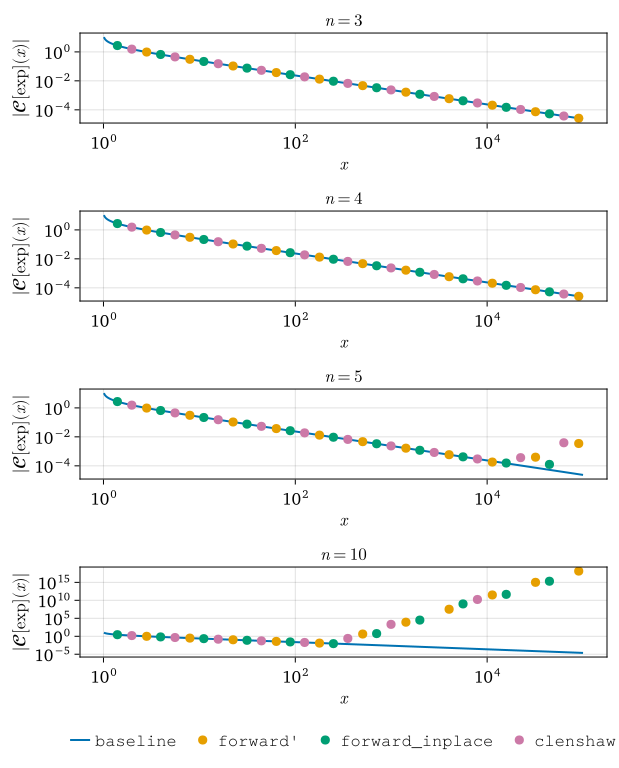

This figure's Julia source:
using FastRecurrenceArrays, RecurrenceRelationshipArrays, SingularIntegrals,
    ClassicalOrthogonalPolynomials, LinearAlgebra, CairoMakie, FastGaussQuadrature;

x = ComplexF64.(logrange(1, 1E5, 1000));

P = Legendre();
f_N = expand(P, exp);

function cauchytransforms(n)
    forward = Vector{Float64}(undef, length(x))
    inplace = Vector{Float64}(undef, length(x))
    clenshaw = Vector{Float64}(undef, length(x))
    
    ff = transform(P[:, 1:n], exp);

    forward .= abs.(FixedCauchy(n, x, ff))
    inplace .= abs.(InplaceCauchy(n, x, ff))
    clenshaw .= abs.(ClenshawCauchy(n, x, ff))

    return forward, inplace, clenshaw
end;

baseline_c = [Float64.(abs.((inv.(x₀ .- axes(P, 1)')) * f_N)) for x₀ in x];

pt = 4 / 3;
inch = 96;

set_theme!(
    fontsize=round(13pt),
    linewidth=2,
    markersize=13,
    figure_padding=12,
    fonts=(regular="charter", bold="charter bold", italic="charter italic", bold_italic="charter bold italic"),
);

fig = Figure(size=(6.45inch, 8inch));

ax1 = Axis(
    fig[1, 1],
    xlabel=L"x",
    ylabel=L"|\mathcal{C}[\exp](x)|",
    title=L"$n = 3$",
    xscale=log10,
    yscale=log10
);

forward, inplace, clenshaw = cauchytransforms(3);

lines!(ax1, real(x), baseline_c, linewidth=2);
# shift the colours
scatter!(ax1, [0], [0], visible=false);
scatter!(ax1, real(x)[1:90:end], forward[1:90:end]);
scatter!(ax1, real(x)[30:90:end], inplace[30:90:end]);
scatter!(ax1, real(x)[60:90:end], clenshaw[60:90:end]);

ax2 = Axis(
    fig[2, 1],
    xlabel=L"x",
    ylabel=L"|\mathcal{C}[\exp](x)|",
    title=L"$n = 4$",
    xscale=log10,
    yscale=log10
);

forward, inplace, clenshaw = cauchytransforms(4);

lines!(ax2, real(x), baseline_c, linewidth=2);
scatter!(ax2, [0], [0], visible=false);
scatter!(ax2, real(x)[1:90:end], forward[1:90:end]);
scatter!(ax2, real(x)[30:90:end], inplace[30:90:end]);
scatter!(ax2, real(x)[60:90:end], clenshaw[60:90:end]);


ax3 = Axis(
    fig[3, 1],
    xlabel=L"x",
    ylabel=L"|\mathcal{C}[\exp](x)|",
    title=L"$n = 5$",
    xscale=log10,
    yscale=log10
);

forward, inplace, clenshaw = cauchytransforms(5);

lines!(ax3, real(x), baseline_c, linewidth=2);
scatter!(ax3, [0], [0], visible=false);
scatter!(ax3, real(x)[1:90:end], forward[1:90:end]);
scatter!(ax3, real(x)[30:90:end], inplace[30:90:end]);
scatter!(ax3, real(x)[60:90:end], clenshaw[60:90:end]);

ax4 = Axis(
    fig[4, 1],
    xlabel=L"x",
    ylabel=L"|\mathcal{C}[\exp](x)|",
    title=L"$n = 10$",
    xscale=log10,
    yscale=log10
);

forward, inplace, clenshaw = cauchytransforms(10);

b = lines!(ax4, real(x), baseline_c, linewidth=2);
scatter!(ax4, [0], [0], visible=false);
f = scatter!(ax4, real(x)[1:90:end], forward[1:90:end]);
i = scatter!(ax4, real(x)[30:90:end], inplace[30:90:end]);
c = scatter!(ax4, real(x)[60:90:end], clenshaw[60:90:end]);

Legend(
    fig[5, 1],
    [b, f, i, c],
    ["baseline", "forward", "forward_inplace", "clenshaw"],
    orientation=:horizontal,
    framevisible=false,
    labelfont="TeX Gyre Cursor",
);

fig;

save("blowup-cauchy-outside.svg", fig);